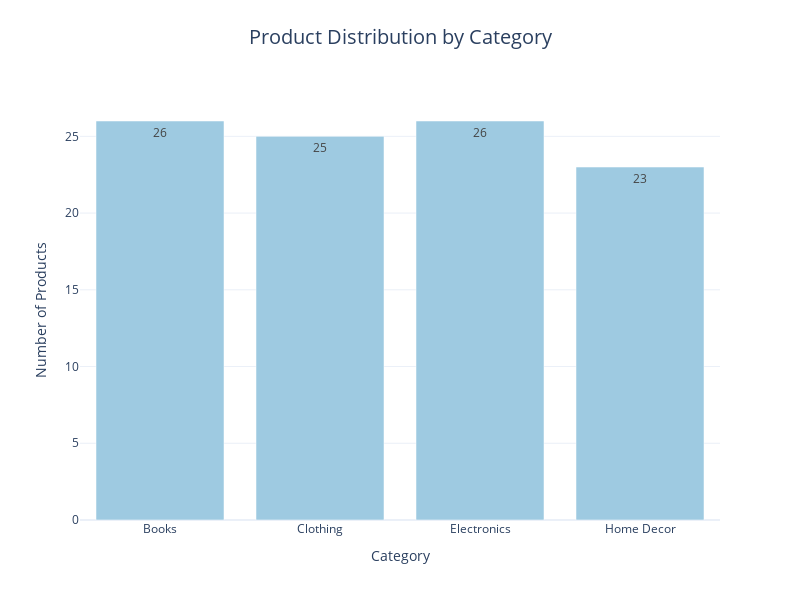
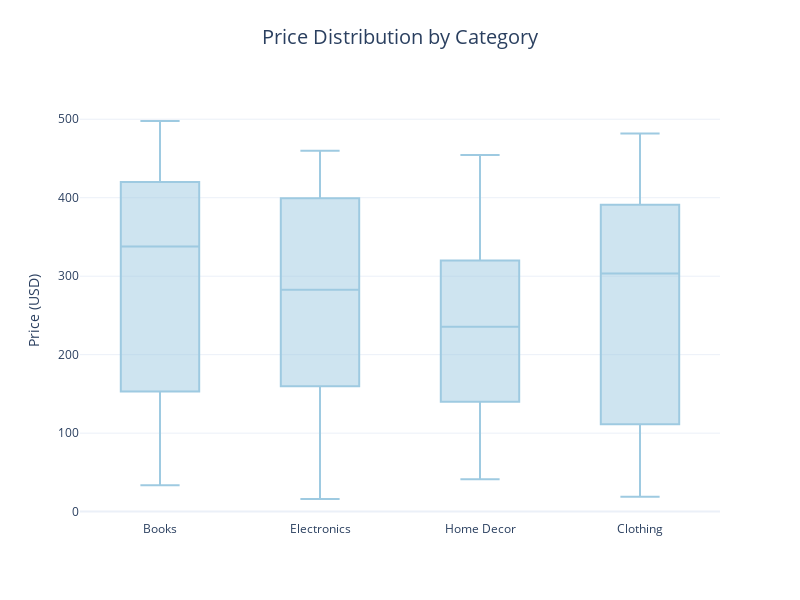

Here is the notebook cell these charts were saved with, in order:
### Code cell
# 2. Product Analysis
print("\nPerforming Product Analysis...")

# Product Category Distribution
# Using groupby with tuple to avoid the warning
category_dist = (products.groupby(['Category'])  # Pass as list to avoid warning
                .agg({'ProductID': 'count'})
                .reset_index()
                .rename(columns={'ProductID': 'count'}))

# Create figure using go.Figure instead of px
fig_category = go.Figure()

fig_category.add_trace(go.Bar(
    x=category_dist['Category'],
    y=category_dist['count'],
    marker_color='rgb(158,202,225)',
    text=category_dist['count'],
    textposition='auto',
))

fig_category.update_layout(
    title={
        'text': 'Product Distribution by Category',
        'x': 0.5,
        'y': 0.95,
        'xanchor': 'center',
        'yanchor': 'top',
        'font': {'size': 20}
    },
    xaxis_title="Category",
    yaxis_title="Number of Products",
    showlegend=False,
    width=800,
    height=600,
    template='plotly_white'
)

# Price Distribution by Category using box plot
fig_price = go.Figure()

for category in products['Category'].unique():
    fig_price.add_trace(go.Box(
        y=products[products['Category'] == category]['Price'],
        name=category,
        marker_color='rgb(158,202,225)'
    ))

fig_price.update_layout(
    title={
        'text': 'Price Distribution by Category',
        'x': 0.5,
        'y': 0.95,
        'xanchor': 'center',
        'yanchor': 'top',
        'font': {'size': 20}
    },
    yaxis_title="Price (USD)",
    showlegend=False,
    width=800,
    height=600,
    template='plotly_white'
)

# Display figures
fig_category.show()
fig_price.show()

# Print summary statistics
print("\nCategory Distribution Summary:")
print(category_dist.to_string(index=False))

print("\nPrice Statistics by Category:")
price_stats = products.groupby(['Category'])[['Price']].agg(['mean', 'min', 'max']).round(2)
print(price_stats.to_string())

### Figure 1 — Plotly figure (JSON) as saved in the notebook; plotly's stock layout.template omitted (floating-point values rounded to 4 significant figures)
{"data": [{"marker": {"color": "rgb(158,202,225)"}, "text": [26, 25, 26, 23], "textposition": "auto", "type": "bar", "x": ["Books", "Clothing", "Electronics", "Home Decor"], "y": [26, 25, 26, 23]}], "layout": {"height": 600, "showlegend": false, "title": {"font": {"size": 20}, "text": "Product Distribution by Category", "x": 0.5, "xanchor": "center", "y": 0.95, "yanchor": "top"}, "width": 800, "xaxis": {"title": {"text": "Category"}}, "yaxis": {"title": {"text": "Number of Products"}}}}

### Figure 2 — Plotly figure (JSON) as saved in the notebook; plotly's stock layout.template omitted (floating-point values rounded to 4 significant figures)
{"data": [{"marker": {"color": "rgb(158,202,225)"}, "name": "Books", "type": "box", "y": [169.3, 44.12, 420.1, 469.8, 436.9, 338.7, 277.9, 488.6, 153.2, 404.4, 416.4, 147.9, 57.3, 128.5, 157.6, 374.2, 33.59, 337.2, 447.2, 100.8, 497.8, 416.4, 440.7, 165.3, 319.3, 354.3]}, {"marker": {"color": "rgb(158,202,225)"}, "name": "Electronics", "type": "box", "y": [346.3, 146.8, 350.1, 159.6, 114.2, 158.9, 64.38, 229.1, 433.6, 196.4, 459.9, 430.6, 456.3, 379.4, 437.6, 16.08, 239.7, 300.7, 399.3, 26.99, 265.5, 455.7, 263.6, 220.9, 307.5, 299.9]}, {"marker": {"color": "rgb(158,202,225)"}, "name": "Home Decor", "type": "box", "y": [95.69, 121.3, 325.0, 261.2, 335.8, 137.5, 454.5, 284.6, 235.6, 147.2, 159.3, 65.16, 274.9, 157.0, 295.6, 41.18, 417.4, 55.99, 337.9, 222.9, 304.9, 447.3, 227.3]}, {"marker": {"color": "rgb(158,202,225)"}, "name": "Clothing", "type": "box", "y": [429.3, 26.26, 330.1, 385.4, 396.3, 64.25, 217.1, 30.59, 372.6, 18.82, 481.8, 366.1, 354.8, 303.2, 155.7, 452.4, 427.6, 48.69, 127.4, 429.3, 303.5, 66.32, 290.2, 389.2, 126.3]}], "layout": {"height": 600, "showlegend": false, "title": {"font": {"size": 20}, "text": "Price Distribution by Category", "x": 0.5, "xanchor": "center", "y": 0.95, "yanchor": "top"}, "width": 800, "yaxis": {"title": {"text": "Price (USD)"}}}}
